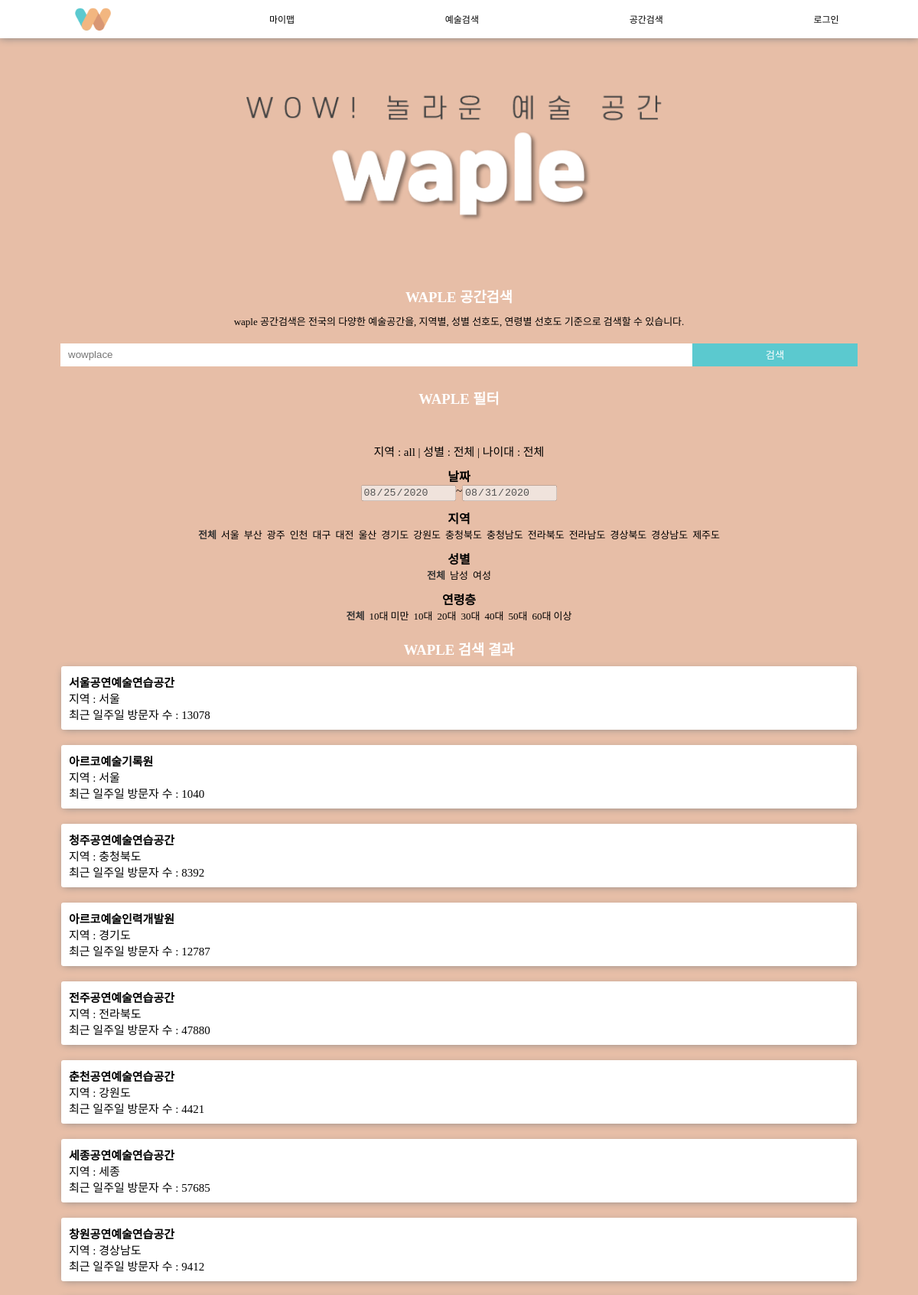
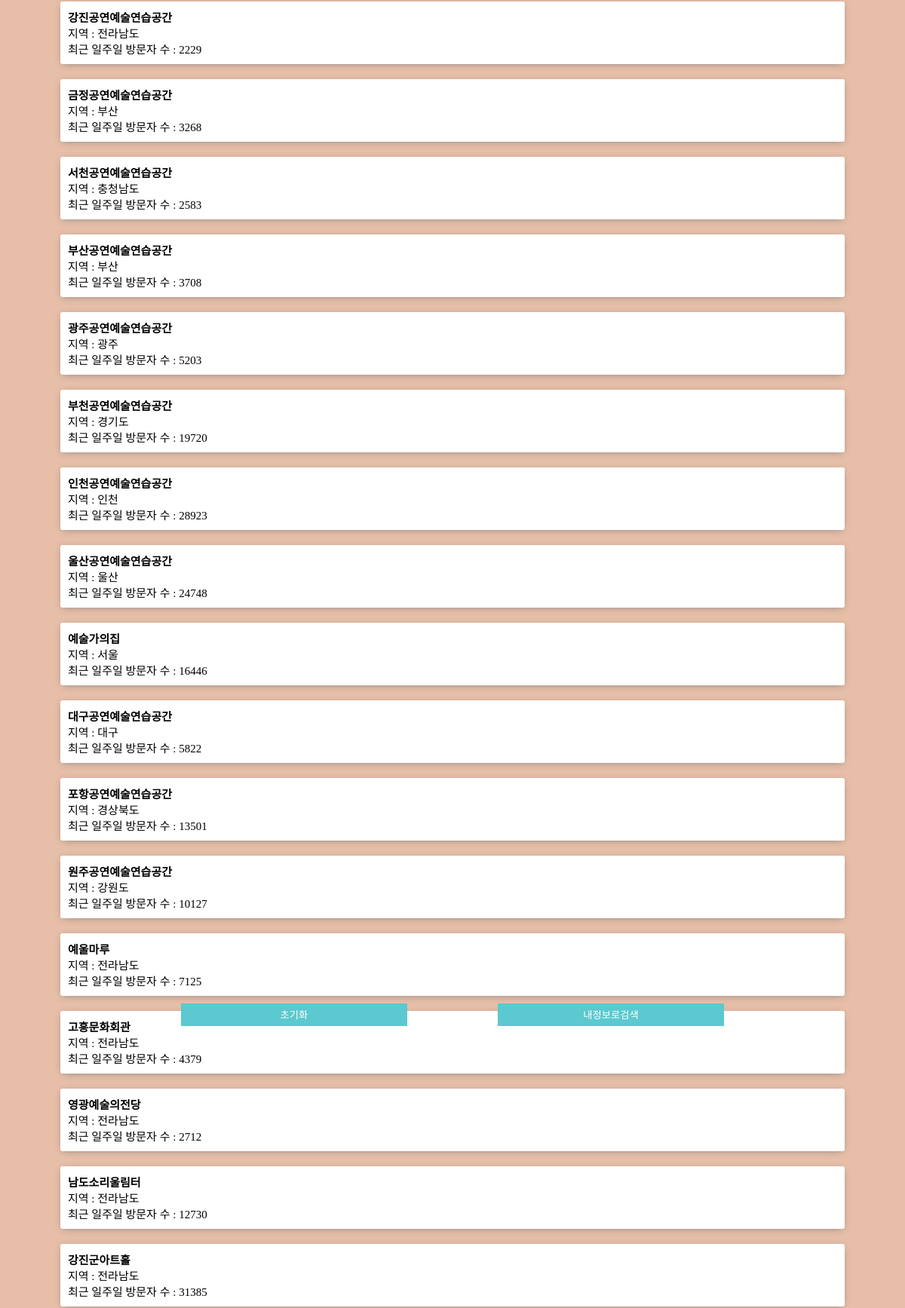
The app's page /secondapp/place_search/ (upper part) with its own data (2 pictures, top to bottom).
### secondapp/models.py (models this page shows, shortened)
class PlaceDB(models.Model):
    title = models.CharField(max_length=10) #장소명
    address = models.TextField() #주소
    region = models.CharField(max_length=10)#행정구역
    image_url = models.TextField(null=True)
    allsum = models.IntegerField() #전체 유동인구
    kids_m = models.IntegerField() #남자 10대미만
    ten_m = models.IntegerField()
    twenty_m = models.IntegerField()
    thirty_m = models.IntegerField()
    forty_m = models.IntegerField()
    fifty_m = models.IntegerField()
    old_m = models.IntegerField() #남자 60대이상
    kids_w = models.IntegerField() #여자 10대미만
    ten_w = models.IntegerField()
    twenty_w = models.IntegerField()
    thirty_w = models.IntegerField()
    forty_w = models.IntegerField()
    fifty_w = models.IntegerField()
    old_w = models.IntegerField() #여자 60대이상

### secondapp/views.py (the view, shortened to what this page needs)
# urls.py: path("place_search/", views.place_search, name="place_search"),
def place_search(request):
    context={}
    results=None
    region = None
    age = None
    gender = None
    kw=''
    if request.method == "GET":
        kw = request.GET.get('kw', '')
        if kw != '':
            results = PlaceDB.objects.filter(
                Q(title__contains=kw) | Q(address__contains=kw)
            )
        else:
            results = PlaceDB.objects.all()
        myinfo = request.GET.get('myinfo', 'no')
        if myinfo == 'yes':
            if request.user.is_authenticated: # 요청을 보낸 유저가 로그인한 상태일 경우
                userinfo = info.objects.get(user_id = request.user)
                region = userinfo.region
                gender = userinfo.gender
                if gender=="여성" : gender="woman"
                else : gender="man"
                age = userinfo.age
                if age>=0 and age<10 : age = 0
                elif age >=10 and age<20 : age = "10"
                elif age >=20 and age<30 : age = "20"
                elif age >=30 and age<40 : age = "30"
                elif age >=40 and age<50 : age = "40"
                elif age >=50 and age<60 : age = "50"
                else: age = 60
            else:
                region = 'all'
                gender = 'all'
                age = 'all'
                context['error'] = True
        else:
            region = request.GET.get('region', 'all')
            gender = request.GET.get('gender', 'all')
            age = request.GET.get('age', 'all')
        if region == 'all':
            pass
        else:
            results = results.filter(region=region)
        if gender == 'woman':
            if age == '10':
                results = results.order_by('-ten_w')
            elif age == '20' :
                results = results.order_by('-twenty_w')
            elif age == '30' :
                results = results.order_by('-thirty_w')
            elif age == '40' :
                results = results.order_by('-forty_w')
            elif age == '50' :
                results = results.order_by('-fifty_w')
            elif age == '60' :
                results = results.order_by('-old_w')
            elif age == '0' : #10대미만
                results = results.order_by('-kids_w')
            else : #all
                results = results.annotate(
                    allcount = Count("kids_w") + Count("ten_w") + Count("twenty_w")
                    + Count("thirty_w") + Count("forty_w") + Count("fifty_w") + Count("old_w")
                ).order_by('-allcount')
        else: #gender = all
            if age == '10':
                results = results.annotate(
                    agecount = Count("ten_m") + Count("ten_w")
                ).order_by('-agecount')
            elif age == '20' :
                results = results.annotate(
                    agecount = Count("twenty_m") + Count("twenty_w")
                ).order_by('-agecount')
            elif age == '30' :
                results = results.annotate(
                    agecount = Count("thirty_m") + Count("thirty_w")
                ).order_by('-agecount')
            elif age == '40' :
                results = results.annotate(
                    agecount = Count("forty_m") + Count("forty_w")
                ).order_by('-agecount')
            elif age == '50' :
                results = results.annotate(
                    agecount = Count("fifty_m") + Count("fifty_w")
                ).order_by('-agecount')
            elif age == '60' :
                results = results.annotate(
                    agecount = Count("old_m") + Count("old_w")
                ).order_by('-agecount')
            elif age == '0' : #10대미만
                results = results.annotate(
                    agecount = Count("kids_m") + Count("kids_w")
                ).order_by('-agecount')
            else :
                pass # 그냥 그대로 전체
    else:
        results = PlaceDB.objects.all().order_by('allsum')
    context['results'] = results
    context['region'] = region
    context['age'] = age
    context['gender'] = gender
    context['kw'] = kw
    return render(request, 'secondapp/place_search.html', context)

### secondapp/templates/secondapp/place_search.html (shortened to what this page needs)
{% extends 'base.html' %}
{% load static %}
{% block style %}
    <link rel="stylesheet" href="{% static 'subapp/result.css' %}" type="text/css">
{% endblock %}
{% block content %}
    <img id='feature3' src={% static 'mainapp/feature3.png' %} alt='feature3'>
    <h3>WAPLE 공간검색</h3>
    <div id='intro'>
        waple 공간검색은 전국의 다양한 예술공간을, 지역별, 성별 선호도, 연령별 선호도 기준으로 검색할 수 있습니다.
    </div>
    <div>
        <form action="{% url 'secondapp:place_search' %}" method="GET">
            <button id='fixed2' type="submit">내정보로검색</button>
        </form>
        <form action="{% url 'secondapp:place_search' %}" method="GET">
            <div id='sb_ct'>
                <input id='search_box' type="text" placeholder="wowplace" name="kw" value="{{kw|default_if_none:''}}">
                <button id='bt' type="submit" >검색</button>
            </div>
            <h3>WAPLE 필터</h3>
            <br>
            <br>
            <div id='filter_ct'>
                <button id='fixed1' type="reset">초기화</button>
                <div id='sb_ct'>
                    지역 : {{region}} | 성별 : {%if gender == 'woman'%}여성{%elif gender == 'man'%}남성{%else%}전체{%endif%} | 나이대 :
                    {% if age == "0" %}10대 미만{% elif age == "60"%}60대 이상{% elif age == 'all' %}전체{% else %}{{age}} 대{% endif %} <br>
                </div>
                <div id='sub_title'>
                    날짜
                </div>
                <div id='sb_ct'>
                    <input type="date" name="start" value="2020-08-25" disabled> ~ <input type="date" name="end" value="2020-08-31" disabled> <br>
                </div>
                <div id='sub_title'>
                    지역
                </div>
                <div>
                    <div id='radio_ct'>
                        <input type="radio" name="region" id="전체" value = "all" {% if region == 'all' %}checked{% endif %}><label for="전체">전체</label>
                        <input type="radio" name="region" id="서울" value = "서울" {% if region == '서울' %}checked{% endif %}><label for="서울">서울</label>
                        <input type="radio" name="region" id="부산" value = "부산" {% if region == '부산' %}checked{% endif %}><label for="부산">부산</label>
                        <input type="radio" name="region" id="광주" value = "광주" {% if region == '광주' %}checked{% endif %}><label for="광주">광주</label>
                        <input type="radio" name="region" id="인천" value = "인천" {% if region == '인천' %}checked{% endif %}><label for="인천">인천</label>
                        <input type="radio" name="region" id="대구" value = "대구" {% if region == '대구' %}checked{% endif %}><label for="대구">대구</label>
                        <input type="radio" name="region" id="대전" value = "대전" {% if region == '대전' %}checked{% endif %}><label for="대전">대전</label>
                        <input type="radio" name="region" id="울산" value = "울산" {% if region == '울산' %}checked{% endif %}><label for="울산">울산</label>
                        <input type="radio" name="region" id="경기도" value = "경기도" {% if region == '경기도' %}checked{% endif %}><label for="경기도">경기도</label>
                        <input type="radio" name="region" id="강원도" value = "강원도" {% if region == '강원도' %}checked{% endif %}><label for="강원도">강원도</label>
                        <input type="radio" name="region" id="충청북도" value = "충청북도" {% if region == '충청북도' %}checked{% endif %}><label for="충청북도">충청북도</label>
                        <input type="radio" name="region" id="충청남도" value = "충청남도" {% if region == '충청남도' %}checked{% endif %}><label for="충청남도">충청남도</label>
                        <input type="radio" name="region" id="전라북도" value = "전라북도" {% if region == '전라북도' %}checked{% endif %}><label for="전라북도">전라북도</label>
                        <input type="radio" name="region" id="전라남도" value = "전라남도" {% if region == '전라남도' %}checked{% endif %}><label for="전라남도">전라남도</label>
                        <input type="radio" name="region" id="경상북도" value = "경상북도" {% if region == '경상북도' %}checked{% endif %}><label for="경상북도">경상북도</label>
                        <input type="radio" name="region" id="경상남도" value = "경상남도" {% if region == '경상남도' %}checked{% endif %}><label for="경상남도">경상남도</label>
                        <input type="radio" name="region" id="제주도" value = "제주도" {% if region == '제주도' %}checked{% endif %}><label for="제주도">제주도</label>
                    </div>
                    <div id='sub_title'>
                        성별
                    </div>
                    <div id='radio_ct'>
                        <input type="radio" name="gender" id="성별전체" value="all" {% if gender == 'all' %}checked{% endif %}><label for="성별전체">전체</label>
                        <input type="radio" name="gender" id="남성" value="man" {% if gender == 'man' %}checked{% endif %}><label for="남성">남성</label>
                        <input type="radio" name="gender" id="여성" value="woman" {% if gender == 'woman' %}checked{% endif %}><label for="여성">여성</label>
                    </div>
                    <div id='sub_title'>
                        연령층
                    </div>
                    <div id='radio_ct'>
                        <input type="radio" name="age" id="연령전체" value = "all" {% if age == 'all' %}checked{% endif %}><label for="연령전체">전체</label>
                        <input type="radio" name="age" id="0대" value="0" {% if age == "0" %}checked{% endif %}><label for="0대">10대 미만</label>
                        <input type="radio" name="age" id="10대" value="10" {% if age == "10" %}checked{% endif %}><label for="10대">10대</label>
                        <input type="radio" name="age" id="20대" value="20" {% if age == "20" %}checked{% endif %}><label for="20대">20대</label>
                        <input type="radio" name="age" id="30대" value="30" {% if age == "30" %}checked{% endif %}><label for="30대">30대</label>
                        <input type="radio" name="age" id="40대" value="40" {% if age == "40" %}checked{% endif %}><label for="40대">40대</label>
                        <input type="radio" name="age" id="50대" value="50" {% if age == "50" %}checked{% endif %}><label for="50대">50대</label>
                        <input type="radio" name="age" id="60대" value="60" {% if age == "60" %}checked{% endif %}><label for="60대">60대 이상</label>
                    </div>
                </div>
            </div>
        </form>
    </div>
    <div>
        <h3>WAPLE 검색 결과</h3>
        {% for content in results %}
            <div id='place'>
                <h4><a href="{% url 'secondapp:place_detail' content.pk %}">{{content.title}}</a></h4>
                지역 : {{content.region}} <br>
                최근 일주일 방문자 수 : {{content.allsum}}
            </div>
        {% empty %}
            <div>
                0 result found.
            </div>
        {% endfor %}
    </div>
{% endblock %}

### static/base.css (style rules this page uses)
body { margin: 0px; background-color: rgb(231, 190, 167); font-family: 'SCDream'; }
a { height: 50px; }
a:link { color: black; text-decoration: none; }
h3 { text-align: center; color: white; }

### subapp/static/subapp/result.css (style rules this page uses)
h4 { margin: 0%; }
h3 { margin: 10px; margin-top: 20px; }
#feature3 { width: 50%; margin-top: 5%; margin-left: 25%; margin-right: 25%; }
#search_box { width: 68%; height: 30px; border: none; outline: none; margin-bottom: 7px; padding: 0; padding-left: 10px; }
#sb_ct { display: flex; align-content: center; justify-content: center; font-size: 15px; }
#filter_ct { margin-left: 5%; margin-right: 5%; }
#bt { width: 18%; height: 30px; background-color: rgb(91, 201, 207); color: white; border: none; }
#place { width: 85%; background-color: white; margin-left: auto; margin-right: auto; margin-bottom: 20px; border-radius: 3px; padding: 10px; box-shadow: 0 2px 10px -3px gray; font-size: 15px; }
#sub_title { text-align: center; font-weight: 700; margin-top: 10px; }
#intro { margin-left: 5%; margin-right: 5%; font-weight: 300; font-size: 13px; text-align: center; margin-bottom: 20px; }
input[type="radio"] + label { font-weight: 300; font-size: 13px; margin-left: 3px; margin-right: 3px; }
input[type="radio"]:checked + label { color: #333; font-weight: 700; }
#radio_ct { display: flex; justify-content: center; }
#fixed1 { position: absolute; left: 20%; top: 44%; width: 25%; height: 30px; background-color: rgb(91, 201, 207); color: white; border: none; }
#fixed2 { position: absolute; left: 55%; top: 44%; width: 25%; height: 30px; background-color: rgb(91, 201, 207); color: white; border: none; }

### records on screen
PlaceDB: title "서울공연예술연습공간", region "서울", allsum "13078"
PlaceDB: title "아르코예술기록원", region "서울", allsum "1040"
PlaceDB: title "청주공연예술연습공간", region "충청북도", allsum "8392"
PlaceDB: title "아르코예술인력개발원", region "경기도", allsum "12787"
PlaceDB: title "전주공연예술연습공간", region "전라북도", allsum "47880"
PlaceDB: title "춘천공연예술연습공간", region "강원도", allsum "4421"
PlaceDB: title "세종공연예술연습공간", region "세종", allsum "57685"
PlaceDB: title "창원공연예술연습공간", region "경상남도", allsum "9412"
PlaceDB: title "강진공연예술연습공간", region "전라남도", allsum "2229"
PlaceDB: title "금정공연예술연습공간", region "부산", allsum "3268"
PlaceDB: title "서천공연예술연습공간", region "충청남도", allsum "2583"
PlaceDB: title "부산공연예술연습공간", region "부산", allsum "3708"
PlaceDB: title "광주공연예술연습공간", region "광주", allsum "5203"
PlaceDB: title "부천공연예술연습공간", region "경기도", allsum "19720"
PlaceDB: title "인천공연예술연습공간", region "인천", allsum "28923"
PlaceDB: title "울산공연예술연습공간", region "울산", allsum "24748"
PlaceDB: title "예술가의집", region "서울", allsum "16446"
PlaceDB: title "대구공연예술연습공간", region "대구", allsum "5822"
PlaceDB: title "포항공연예술연습공간", region "경상북도", allsum "13501"
PlaceDB: title "원주공연예술연습공간", region "강원도", allsum "10127"
PlaceDB: title "예울마루", region "전라남도", allsum "7125"
PlaceDB: title "고흥문화회관", region "전라남도", allsum "4379"
PlaceDB: title "영광예술의전당", region "전라남도", allsum "2712"
PlaceDB: title "남도소리울림터", region "전라남도", allsum "12730"
PlaceDB: title "강진군아트홀", region "전라남도", allsum "31385"

### other values on screen
{{ region }} "all"
